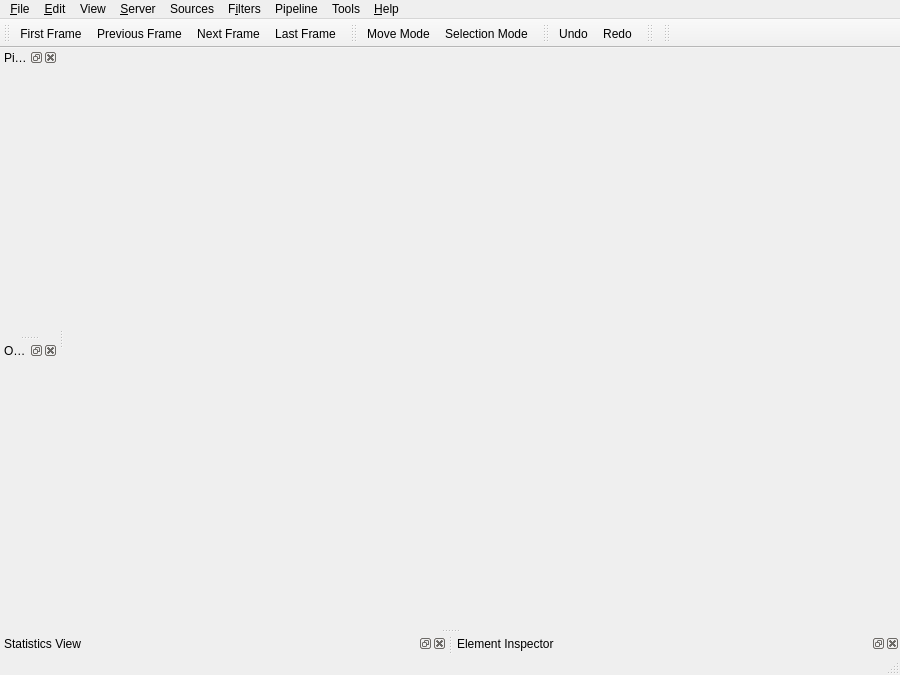
<ui version="4.0" >
 <author></author>
 <comment></comment>
 <exportmacro></exportmacro>
 <class>MainWindow</class>
 <widget class="QMainWindow" name="MainWindow" >
  <property name="geometry" >
   <rect>
    <x>0</x>
    <y>0</y>
    <width>900</width>
    <height>675</height>
   </rect>
  </property>
  <property name="windowTitle" >
   <string>Dobran-O-Viz 0.3</string>
  </property>
  <property name="windowIcon" >
   <iconset/>
  </property>
  <property name="toolButtonStyle" >
   <enum>Qt::ToolButtonIconOnly</enum>
  </property>
  <widget class="QWidget" name="centralwidget" />
  <widget class="QMenuBar" name="menubar" >
   <property name="geometry" >
    <rect>
     <x>0</x>
     <y>0</y>
     <width>900</width>
     <height>21</height>
    </rect>
   </property>
   <widget class="QMenu" name="menuHelp" >
    <property name="title" >
     <string>&amp;Help</string>
    </property>
    <addaction name="actionHelpAbout" />
    <addaction name="actionHelpHelp" />
    <addaction name="separator" />
    <addaction name="actionHelpEnableTooltips" />
   </widget>
   <widget class="QMenu" name="menuFilters" >
    <property name="title" >
     <string>F&amp;ilters</string>
    </property>
   </widget>
   <widget class="QMenu" name="menuRecent_Files" >
    <property name="title" >
     <string>Recent Files</string>
    </property>
   </widget>
   <widget class="QMenu" name="menuPipeline" >
    <property name="title" >
     <string>Pipeline</string>
    </property>
   </widget>
   <widget class="QMenu" name="menuSources" >
    <property name="title" >
     <string>Sources</string>
    </property>
   </widget>
   <widget class="QMenu" name="menuServer" >
    <property name="title" >
     <string>&amp;Server</string>
    </property>
    <addaction name="actionServerConnect" />
    <addaction name="actionServerDisconnect" />
   </widget>
   <widget class="QMenu" name="menuTools" >
    <property name="title" >
     <string>Tools</string>
    </property>
    <addaction name="actionToolsCreateCustomFilter" />
    <addaction name="actionToolsManageCustomFilters" />
    <addaction name="separator" />
    <addaction name="actionToolsDumpWidgetNames" />
    <addaction name="actionToolsRecordTest" />
    <addaction name="actionToolsRecordTestScreenshot" />
    <addaction name="actionToolsPlayTest" />
    <addaction name="separator" />
    <addaction name="actionToolsPythonShell" />
   </widget>
   <widget class="QMenu" name="menuRecentFiles" >
    <property name="title" >
     <string>Recent Files</string>
    </property>
   </widget>
   <widget class="QMenu" name="menuEdit" >
    <property name="title" >
     <string>&amp;Edit</string>
    </property>
    <addaction name="actionEditUndo" />
    <addaction name="actionEditRedo" />
    <addaction name="separator" />
    <addaction name="actionEditCameraUndo" />
    <addaction name="actionEditCameraRedo" />
   </widget>
   <widget class="QMenu" name="menuView" >
    <property name="title" >
     <string>View</string>
    </property>
   </widget>
   <widget class="QMenu" name="menuFile" >
    <property name="title" >
     <string>&amp;File</string>
    </property>
    <widget class="QMenu" name="menuRecentFiles" >
     <property name="title" >
      <string>Recent Files</string>
     </property>
    </widget>
    <addaction name="actionFileNew" />
    <addaction name="actionFileOpen" />
    <addaction name="separator" />
    <addaction name="actionFileLoadServerState" />
    <addaction name="actionFileSaveServerState" />
    <addaction name="separator" />
    <addaction name="actionFileSaveData" />
    <addaction name="actionFileSaveScreenshot" />
    <addaction name="actionFileSaveAnimation" />
    <addaction name="separator" />
    <addaction name="actionFileExit" />
   </widget>
   <addaction name="menuFile" />
   <addaction name="menuEdit" />
   <addaction name="menuView" />
   <addaction name="menuServer" />
   <addaction name="menuSources" />
   <addaction name="menuFilters" />
   <addaction name="menuPipeline" />
   <addaction name="menuTools" />
   <addaction name="menuHelp" />
  </widget>
  <widget class="QStatusBar" name="statusbar" />
  <widget class="QDockWidget" name="pipelineBrowserDock" >
   <property name="allowedAreas" >
    <set>Qt::LeftDockWidgetArea|Qt::RightDockWidgetArea</set>
   </property>
   <property name="windowTitle" >
    <string>Pipeline Browser</string>
   </property>
   <attribute name="dockWidgetArea" >
    <number>1</number>
   </attribute>
   <widget class="QWidget" name="dockWidgetContents_2" />
  </widget>
  <widget class="QDockWidget" name="objectInspectorDock" >
   <property name="allowedAreas" >
    <set>Qt::LeftDockWidgetArea|Qt::RightDockWidgetArea</set>
   </property>
   <property name="windowTitle" >
    <string>Object Inspector</string>
   </property>
   <attribute name="dockWidgetArea" >
    <number>1</number>
   </attribute>
   <widget class="QWidget" name="dockWidgetContents_3" />
  </widget>
  <widget class="QDockWidget" name="statisticsViewDock" >
   <property name="allowedAreas" >
    <set>Qt::BottomDockWidgetArea|Qt::LeftDockWidgetArea|Qt::RightDockWidgetArea</set>
   </property>
   <property name="windowTitle" >
    <string>Statistics View</string>
   </property>
   <attribute name="dockWidgetArea" >
    <number>8</number>
   </attribute>
   <widget class="QWidget" name="dockWidgetContents_4" />
  </widget>
  <widget class="QDockWidget" name="elementInspectorDock" >
   <property name="allowedAreas" >
    <set>Qt::BottomDockWidgetArea|Qt::LeftDockWidgetArea|Qt::RightDockWidgetArea</set>
   </property>
   <property name="windowTitle" >
    <string>Element Inspector</string>
   </property>
   <attribute name="dockWidgetArea" >
    <number>8</number>
   </attribute>
   <widget class="QWidget" name="dockWidgetContents_5" />
  </widget>
  <widget class="QToolBar" name="VCRToolbar" >
   <property name="windowTitle" >
    <string>VCR Controls</string>
   </property>
   <property name="orientation" >
    <enum>Qt::Horizontal</enum>
   </property>
   <attribute name="toolBarArea" >
    <number>4</number>
   </attribute>
   <addaction name="actionVCRFirstFrame" />
   <addaction name="actionVCRPreviousFrame" />
   <addaction name="actionVCRNextFrame" />
   <addaction name="actionVCRLastFrame" />
  </widget>
  <widget class="QToolBar" name="selectionToolbar" >
   <property name="windowTitle" >
    <string>Selection Controls</string>
   </property>
   <property name="orientation" >
    <enum>Qt::Horizontal</enum>
   </property>
   <attribute name="toolBarArea" >
    <number>4</number>
   </attribute>
   <addaction name="actionMoveMode" />
   <addaction name="actionSelectionMode" />
  </widget>
  <widget class="QToolBar" name="undoRedoToolbar" >
   <property name="windowTitle" >
    <string>Undo/Redo Controls</string>
   </property>
   <property name="orientation" >
    <enum>Qt::Horizontal</enum>
   </property>
   <attribute name="toolBarArea" >
    <number>4</number>
   </attribute>
   <addaction name="actionEditUndo" />
   <addaction name="actionEditRedo" />
  </widget>
  <widget class="QToolBar" name="variableToolbar" >
   <property name="windowTitle" >
    <string>Active Variable Controls</string>
   </property>
   <property name="orientation" >
    <enum>Qt::Horizontal</enum>
   </property>
   <attribute name="toolBarArea" >
    <number>4</number>
   </attribute>
  </widget>
  <widget class="QToolBar" name="customFilterToolbar" >
   <property name="windowTitle" >
    <string>Custom Filter Controls</string>
   </property>
   <property name="orientation" >
    <enum>Qt::Horizontal</enum>
   </property>
   <attribute name="toolBarArea" >
    <number>4</number>
   </attribute>
  </widget>
  <action name="actionFileNew" >
   <property name="text" >
    <string>&amp;New</string>
   </property>
   <property name="shortcut" >
    <string>Ctrl+N</string>
   </property>
  </action>
  <action name="actionFileOpen" >
   <property name="text" >
    <string>&amp;Open</string>
   </property>
   <property name="shortcut" >
    <string>Ctrl+O</string>
   </property>
  </action>
  <action name="actionFileExit" >
   <property name="text" >
    <string>E&amp;xit</string>
   </property>
   <property name="shortcut" >
    <string>Ctrl+Q</string>
   </property>
  </action>
  <action name="actionHelpAbout" >
   <property name="text" >
    <string>About</string>
   </property>
  </action>
  <action name="actionHelpHelp" >
   <property name="text" >
    <string>Help</string>
   </property>
  </action>
  <action name="actionServerConnect" >
   <property name="text" >
    <string>&amp;Connect</string>
   </property>
  </action>
  <action name="actionServerDisconnect" >
   <property name="text" >
    <string>&amp;Disconnect</string>
   </property>
  </action>
  <action name="actionFileSaveScreenshot" >
   <property name="text" >
    <string>Save Screenshot</string>
   </property>
  </action>
  <action name="actionFileSaveAnimation" >
   <property name="text" >
    <string>Save Animation</string>
   </property>
  </action>
  <action name="actionVCRPreviousFrame" >
   <property name="icon" >
    <iconset/>
   </property>
   <property name="text" >
    <string>Previous Frame</string>
   </property>
  </action>
  <action name="actionVCRFirstFrame" >
   <property name="icon" >
    <iconset/>
   </property>
   <property name="text" >
    <string>First Frame</string>
   </property>
  </action>
  <action name="actionVCRNextFrame" >
   <property name="icon" >
    <iconset/>
   </property>
   <property name="text" >
    <string>Next Frame</string>
   </property>
  </action>
  <action name="actionVCRLastFrame" >
   <property name="icon" >
    <iconset/>
   </property>
   <property name="text" >
    <string>Last Frame</string>
   </property>
  </action>
  <action name="actionFileSaveData" >
   <property name="text" >
    <string>Save Data</string>
   </property>
   <property name="shortcut" >
    <string>Ctrl+S</string>
   </property>
  </action>
  <action name="actionFileLoadServerState" >
   <property name="text" >
    <string>&amp;Load Server State</string>
   </property>
  </action>
  <action name="actionFileSaveServerState" >
   <property name="text" >
    <string>&amp;Save Server State</string>
   </property>
  </action>
  <action name="actionHelpEnableTooltips" >
   <property name="checkable" >
    <bool>true</bool>
   </property>
   <property name="checked" >
    <bool>true</bool>
   </property>
   <property name="text" >
    <string>Enable Tooltips</string>
   </property>
  </action>
  <action name="actionMoveMode" >
   <property name="icon" >
    <iconset/>
   </property>
   <property name="text" >
    <string>Move Mode</string>
   </property>
  </action>
  <action name="actionSelectionMode" >
   <property name="icon" >
    <iconset/>
   </property>
   <property name="text" >
    <string>Selection Mode</string>
   </property>
  </action>
  <action name="actionEditUndo" >
   <property name="checkable" >
    <bool>false</bool>
   </property>
   <property name="icon" >
    <iconset/>
   </property>
   <property name="text" >
    <string>&amp;Undo</string>
   </property>
   <property name="shortcut" >
    <string>Ctrl+Z</string>
   </property>
  </action>
  <action name="actionEditRedo" >
   <property name="icon" >
    <iconset/>
   </property>
   <property name="text" >
    <string>&amp;Redo</string>
   </property>
   <property name="shortcut" >
    <string>Ctrl+R</string>
   </property>
  </action>
  <action name="actionEditCameraUndo" >
   <property name="icon" >
    <iconset/>
   </property>
   <property name="text" >
    <string>Camera Undo</string>
   </property>
   <property name="shortcut" >
    <string>Ctrl+B</string>
   </property>
  </action>
  <action name="actionEditCameraRedo" >
   <property name="icon" >
    <iconset/>
   </property>
   <property name="text" >
    <string>Camera Redo</string>
   </property>
   <property name="shortcut" >
    <string>Ctrl+F</string>
   </property>
  </action>
  <action name="actionToolsDumpWidgetNames" >
   <property name="text" >
    <string>&amp;Dump Widget Names</string>
   </property>
  </action>
  <action name="actionToolsRecordTest" >
   <property name="text" >
    <string>&amp;Record Test</string>
   </property>
  </action>
  <action name="actionToolsRecordTestScreenshot" >
   <property name="text" >
    <string>Record &amp;Test Screenshot</string>
   </property>
  </action>
  <action name="actionToolsPlayTest" >
   <property name="text" >
    <string>&amp;Play Test</string>
   </property>
  </action>
  <action name="actionToolsPythonShell" >
   <property name="text" >
    <string>Python &amp;Shell</string>
   </property>
  </action>
  <action name="actionToolsCreateCustomFilter" >
   <property name="text" >
    <string>&amp;Create Custom Filter ...</string>
   </property>
  </action>
  <action name="actionToolsManageCustomFilters" >
   <property name="text" >
    <string>&amp;Manage Custom Filters ...</string>
   </property>
  </action>
  <action name="actionFoo" >
   <property name="text" >
    <string>Foo</string>
   </property>
  </action>
 </widget>
 <pixmapfunction></pixmapfunction>
 <resources/>
 <connections/>
</ui>
